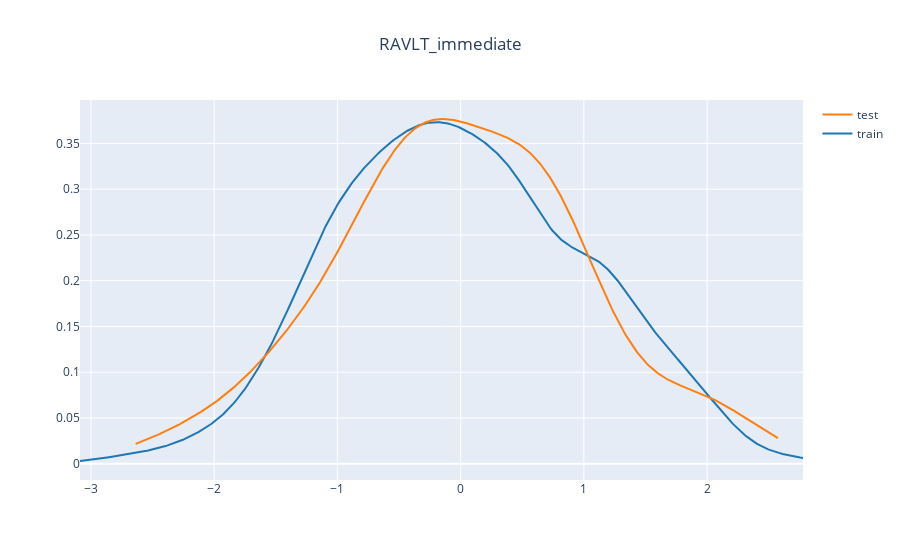
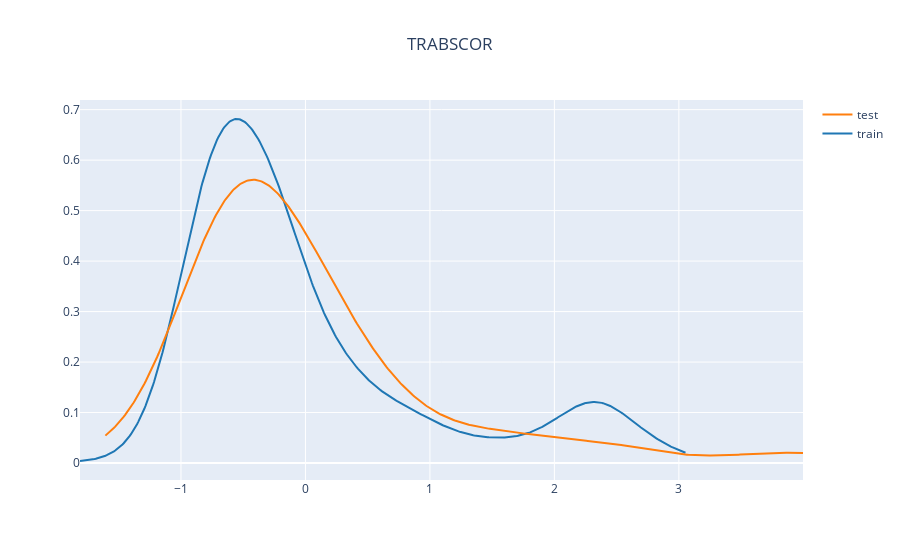
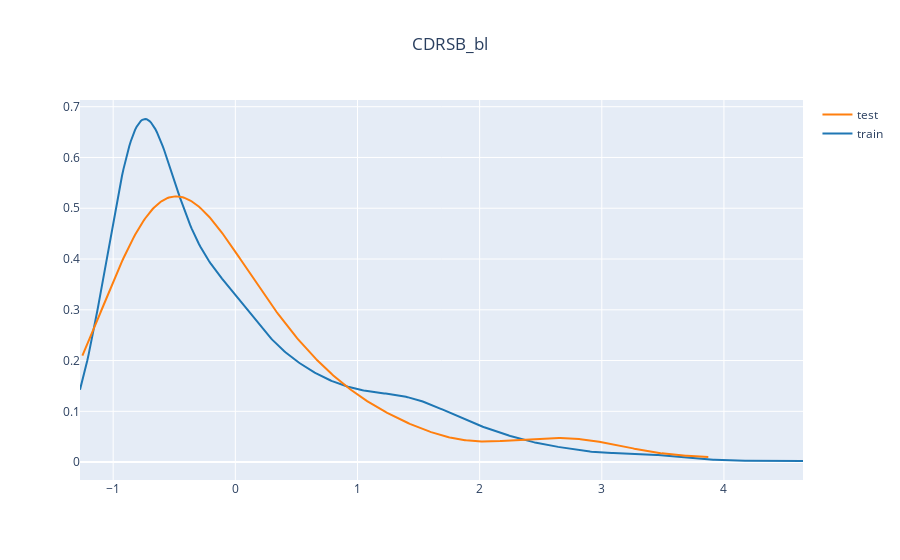
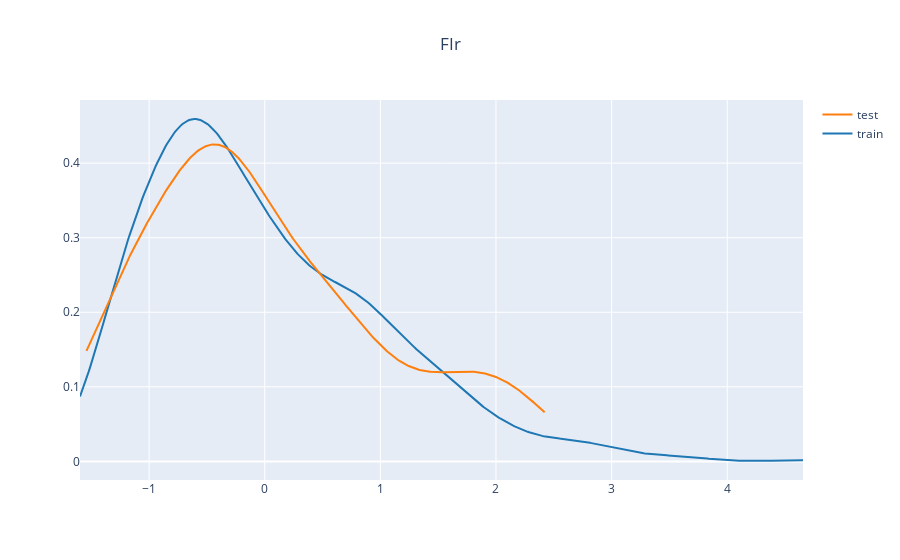

Write notebook code for charts like these, in order.
### Code cell
# z-score standardizes variables (with a linear model dependent on age)

from plotly.figure_factory import create_distplot
from sklearn.linear_model import LinearRegression
from typing import List


def correct(df: pd.DataFrame, column: str, age: str, others: List[pd.DataFrame] = None, 
            standardize: bool = False):
    if others is None:
        others = []
    
    df = df.copy()
    
    idx = (~pd.isna(df[column])) & (~pd.isna(df[age])) & (~pd.isna(df['Sex']))
    X = df.loc[idx, [age, 'Sex']].values
    y = df.loc[idx, column].values
    
    model = LinearRegression()
    model.fit(X, y)
    predictions = model.predict(X)
    residuals = y - predictions
    
    if standardize:
        mean_value = np.mean(residuals)
        std_value = np.std(residuals)
        residuals = (residuals - mean_value) / std_value
    
    df[f'{column}_corrected'] = np.nan
    df.loc[idx, f'{column}_corrected'] = residuals
    
    for other_df in others:
        idx = ~pd.isna(other_df[column])
        
        if len(np.where(idx)[0]) == 0:
            print(f'Skipping {column}')
            continue
        
        X = other_df.loc[idx, [age, 'Sex']].values
        y = other_df.loc[idx, column].values
        predictions = model.predict(X)
        residuals = y - predictions
        
        if standardize:
            mean_value = np.mean(residuals)
            std_value = np.std(residuals)
            residuals = (residuals - mean_value) / std_value
    
        other_df[f'{column}_corrected'] = np.nan
        other_df.loc[idx, f'{column}_corrected'] = residuals
        
    
    return df, *others
    
variables_to_correct = [
    ('RAVLT_immediate', 'Age'),
    ('TRABSCOR', 'Age'),
    ('CDRSB_bl', 'Age'),
    ('FIr', 'Age'),
    ('FIc', 'Age'),
    ('brainage', 'age_at_mri'),
    ('DNAmAge', 'age_at_sample'),
    ('DNAmGrimAge', 'age_at_sample'),
    ('DNAmPhenoAge', 'age_at_sample'),
    ('DNAmAgeSkinBloodClock', 'age_at_sample'),
    ('DNAmGrimAge2BasedOnRealAge', 'age_at_sample'),
    ('dunedin_pace', 'age_at_sample'),
    ('pc_brain_age', 'age_at_sample'),
    ('DNAmGrimAge2BasedOnRealAge', 'age_at_sample')
]

for variable, age in variables_to_correct:
    train, test = correct(train, variable, age=age, others=[test], standardize=True)
    fig = create_distplot([train.loc[~pd.isna(train[f'{variable}_corrected']), f'{variable}_corrected'].values, 
                           test.loc[~pd.isna(test[f'{variable}_corrected']), f'{variable}_corrected'].values],
                          ['train', 'test'], show_hist=False, show_rug=False)
    fig.update_layout(title={'x': 0.5, 'text': variable})
    fig.show()

### Figure 1 — Plotly figure (JSON) as saved in the notebook; plotly's stock layout.template omitted (floating-point values rounded to 4 significant figures; data arrays with more than 128 entries replaced by an {"elided": "..."} marker saying what was removed)
{"data": [{"legendgroup": "train", "marker": {"color": "rgb(31, 119, 180)"}, "mode": "lines", "name": "train", "showlegend": true, "type": "scatter", "x": {"elided": "500 float values"}, "xaxis": "x", "y": {"elided": "500 float values"}, "yaxis": "y"}, {"legendgroup": "test", "marker": {"color": "rgb(255, 127, 14)"}, "mode": "lines", "name": "test", "showlegend": true, "type": "scatter", "x": {"elided": "500 float values"}, "xaxis": "x", "y": {"elided": "500 float values"}, "yaxis": "y"}], "layout": {"autosize": true, "barmode": "overlay", "hovermode": "closest", "legend": {"traceorder": "reversed"}, "title": {"text": "RAVLT_immediate", "x": 0.5}, "xaxis": {"anchor": "y2", "autorange": true, "domain": [0, 1], "range": [-3.089, 2.778], "type": "linear", "zeroline": false}, "yaxis": {"anchor": "free", "autorange": true, "domain": [0, 1], "position": 0, "range": [-0.01764, 0.3974], "type": "linear"}}}

### Figure 2 — Plotly figure (JSON) as saved in the notebook; plotly's stock layout.template omitted (floating-point values rounded to 4 significant figures; data arrays with more than 128 entries replaced by an {"elided": "..."} marker saying what was removed)
{"data": [{"legendgroup": "train", "marker": {"color": "rgb(31, 119, 180)"}, "mode": "lines", "name": "train", "showlegend": true, "type": "scatter", "x": {"elided": "500 float values"}, "xaxis": "x", "y": {"elided": "500 float values"}, "yaxis": "y"}, {"legendgroup": "test", "marker": {"color": "rgb(255, 127, 14)"}, "mode": "lines", "name": "test", "showlegend": true, "type": "scatter", "x": {"elided": "500 float values"}, "xaxis": "x", "y": {"elided": "500 float values"}, "yaxis": "y"}], "layout": {"autosize": true, "barmode": "overlay", "hovermode": "closest", "legend": {"traceorder": "reversed"}, "title": {"text": "TRABSCOR", "x": 0.5}, "xaxis": {"anchor": "y2", "autorange": true, "domain": [0, 1], "range": [-1.811, 3.997], "type": "linear", "zeroline": false}, "yaxis": {"anchor": "free", "autorange": true, "domain": [0, 1], "position": 0, "range": [-0.03366, 0.7191], "type": "linear"}}}

### Figure 3 — Plotly figure (JSON) as saved in the notebook; plotly's stock layout.template omitted (floating-point values rounded to 4 significant figures; data arrays with more than 128 entries replaced by an {"elided": "..."} marker saying what was removed)
{"data": [{"legendgroup": "train", "marker": {"color": "rgb(31, 119, 180)"}, "mode": "lines", "name": "train", "showlegend": true, "type": "scatter", "x": {"elided": "500 float values"}, "xaxis": "x", "y": {"elided": "500 float values"}, "yaxis": "y"}, {"legendgroup": "test", "marker": {"color": "rgb(255, 127, 14)"}, "mode": "lines", "name": "test", "showlegend": true, "type": "scatter", "x": {"elided": "500 float values"}, "xaxis": "x", "y": {"elided": "500 float values"}, "yaxis": "y"}], "layout": {"autosize": true, "barmode": "overlay", "hovermode": "closest", "legend": {"traceorder": "reversed"}, "title": {"text": "CDRSB_bl", "x": 0.5}, "xaxis": {"anchor": "y2", "autorange": true, "domain": [0, 1], "range": [-1.272, 4.647], "type": "linear", "zeroline": false}, "yaxis": {"anchor": "free", "autorange": true, "domain": [0, 1], "position": 0, "range": [-0.03526, 0.7132], "type": "linear"}}}

### Figure 4 — Plotly figure (JSON) as saved in the notebook; plotly's stock layout.template omitted (floating-point values rounded to 4 significant figures; data arrays with more than 128 entries replaced by an {"elided": "..."} marker saying what was removed)
{"data": [{"legendgroup": "train", "marker": {"color": "rgb(31, 119, 180)"}, "mode": "lines", "name": "train", "showlegend": true, "type": "scatter", "x": {"elided": "500 float values"}, "xaxis": "x", "y": {"elided": "500 float values"}, "yaxis": "y"}, {"legendgroup": "test", "marker": {"color": "rgb(255, 127, 14)"}, "mode": "lines", "name": "test", "showlegend": true, "type": "scatter", "x": {"elided": "500 float values"}, "xaxis": "x", "y": {"elided": "500 float values"}, "yaxis": "y"}], "layout": {"autosize": true, "barmode": "overlay", "hovermode": "closest", "legend": {"traceorder": "reversed"}, "title": {"text": "FIr", "x": 0.5}, "xaxis": {"anchor": "y2", "autorange": true, "domain": [0, 1], "range": [-1.598, 4.655], "type": "linear", "zeroline": false}, "yaxis": {"anchor": "free", "autorange": true, "domain": [0, 1], "position": 0, "range": [-0.02497, 0.4847], "type": "linear"}}}
